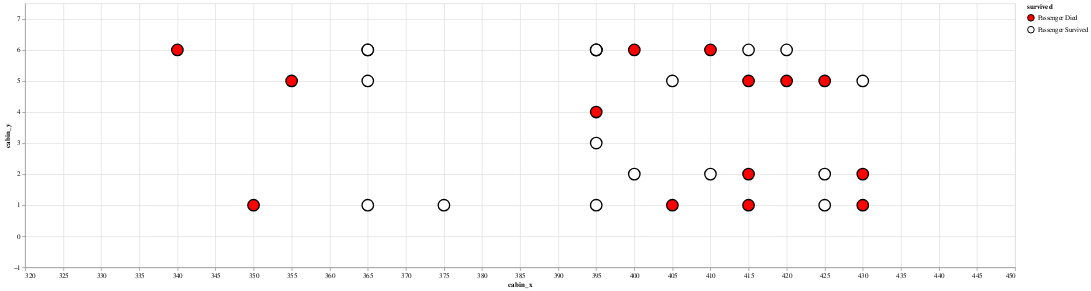

This figure's notebook cell:
### Markdown cell above
#### 3.3 Passenger positions

### Code cell
passenger_plot = alt.Chart(titanic_passengers_by_cabin.reset_index("name")).mark_point(size = 300, stroke = "black", filled = True, opacity = 1).encode(
    alt.X('cabin_x:Q', scale=alt.Scale(domain = [320,450])),
    alt.Y('cabin_y:Q', scale=alt.Scale(domain = [-1,7.5])),
    alt.Color('survived:N', scale=alt.Scale(range = ['red','white']))
).properties(width = 1500, height = 400)

passenger_plot

### Figure 1 — Vega-Lite specification as saved in the notebook (floating-point values rounded to 4 significant figures)
{"$schema": "https://vega.github.io/schema/vega-lite/v3.4.0.json", "config": {"mark": {"tooltip": null}, "view": {"height": 300, "width": 400}}, "data": {"name": "data-edff62d8a14bdd205d92239defb145f7"}, "datasets": {"data-edff62d8a14bdd205d92239defb145f7": [{"age": 36, "boat": "None", "body": "None", "cabin_x": 425, "cabin_y": 5, "deck": "A", "embarked": "C", "fare": 40.12, "home.dest": "Winnipeg, MB", "name": "Ross, Mr. John Hugo", "parch": 0, "pclass": 1, "sex": "male", "sibsp": 0, "survived": "Passenger Died", "ticket": "13049"}, {"age": 33, "boat": "11", "body": "None", "cabin_x": 425, "cabin_y": 1, "deck": "A", "embarked": "C", "fare": 27.72, "home.dest": "Paris, France", "name": "Rosenbaum, Miss. Edith Louise", "parch": 0, "pclass": 1, "sex": "female", "sibsp": 0, "survived": "Passenger Survived", "ticket": "PC 17613"}, {"age": "None", "boat": "None", "body": "None", "cabin_x": 420, "cabin_y": 5, "deck": "A", "embarked": "S", "fare": 52, "home.dest": "Stoughton, MA", "name": "Clifford, Mr. George Quincy", "parch": 0, "pclass": 1, "sex": "male", "sibsp": 0, "survived": "Passenger Died", "ticket": "110465"}, {"age": 48, "boat": "1", "body": "None", "cabin_x": 420, "cabin_y": 6, "deck": "A", "embarked": "C", "fare": 39.6, "home.dest": "London / Paris", "name": "Duff Gordon, Lady. (Lucille Christiana Sutherland) (\"Mrs Morgan\")", "parch": 0, "pclass": 1, "sex": "female", "sibsp": 1, "survived": "Passenger Survived", "ticket": "11755"}, {"age": 39, "boat": "None", "body": 133, "cabin_x": 415, "cabin_y": 5, "deck": "A", "embarked": "C", "fare": 29.7, "home.dest": "Philadelphia, PA", "name": "Dulles, Mr. William Crothers", "parch": 0, "pclass": 1, "sex": "male", "sibsp": 0, "survived": "Passenger Died", "ticket": "PC 17580"}, {"age": "None", "boat": "None", "body": "None", "cabin_x": 415, "cabin_y": 2, "deck": "A", "embarked": "S", "fare": 26, "home.dest": "Streatham, Surrey", "name": "Smith, Mr. Richard William", "parch": 0, "pclass": 1, "sex": "male", "sibsp": 0, "survived": "Passenger Died", "ticket": "113056"}, {"age": 49, "boat": "1", "body": "None", "cabin_x": 415, "cabin_y": 6, "deck": "A", "embarked": "C", "fare": 56.93, "home.dest": "London / Paris", "name": "Duff Gordon, Sir. Cosmo Edmund (\"Mr Morgan\")", "parch": 0, "pclass": 1, "sex": "male", "sibsp": 1, "survived": "Passenger Survived", "ticket": "PC 17485"}, {"age": 41, "boat": "None", "body": "None", "cabin_x": 415, "cabin_y": 1, "deck": "A", "embarked": "S", "fare": 30.5, "home.dest": "Pomeroy, WA", "name": "Brady, Mr. John Bertram", "parch": 0, "pclass": 1, "sex": "male", "sibsp": 0, "survived": "Passenger Died", "ticket": "113054"}, {"age": 80, "boat": "B", "body": "None", "cabin_x": 410, "cabin_y": 2, "deck": "A", "embarked": "S", "fare": 30, "home.dest": "Hessle, Yorks", "name": "Barkworth, Mr. Algernon Henry Wilson", "parch": 0, "pclass": 1, "sex": "male", "sibsp": 0, "survived": "Passenger Survived", "ticket": "27042"}, {"age": 31, "boat": "None", "body": "None", "cabin_x": 410, "cabin_y": 6, "deck": "A", "embarked": "S", "fare": 50.5, "home.dest": "Trenton, NJ", "name": "Roebling, Mr. Washington Augustus II", "parch": 0, "pclass": 1, "sex": "male", "sibsp": 0, "survived": "Passenger Died", "ticket": "PC 17590"}, {"age": 56, "boat": "3", "body": "None", "cabin_x": 405, "cabin_y": 5, "deck": "A", "embarked": "C", "fare": 35.5, "home.dest": "Basel, Switzerland", "name": "Simonius-Blumer, Col. Oberst Alfons", "parch": 0, "pclass": 1, "sex": "male", "sibsp": 0, "survived": "Passenger Survived", "ticket": "13213"}, {"age": 36, "boat": "None", "body": "None", "cabin_x": 405, "cabin_y": 1, "deck": "A", "embarked": "C", "fare": 31.68, "home.dest": "New York, NY", "name": "Evans, Miss. Edith Corse", "parch": 0, "pclass": 1, "sex": "female", "sibsp": 0, "survived": "Passenger Died", "ticket": "PC 17531"}, {"age": 40, "boat": "7", "body": "None", "cabin_x": 400, "cabin_y": 2, "deck": "A", "embarked": "C", "fare": 31, "home.dest": "Glen Ridge, NJ", "name": "Blank, Mr. Henry", "parch": 0, "pclass": 1, "sex": "male", "sibsp": 0, "survived": "Passenger Survived", "ticket": "112277"}, {"age": "None", "boat": "None", "body": "None", "cabin_x": 400, "cabin_y": 6, "deck": "A", "embarked": "S", "fare": 50, "home.dest": "Seattle, WA", "name": "Rood, Mr. Hugh Roscoe", "parch": 0, "pclass": 1, "sex": "male", "sibsp": 0, "survived": "Passenger Died", "ticket": "113767"}, {"age": 53, "boat": "13", "body": "None", "cabin_x": 395, "cabin_y": 6, "deck": "A", "embarked": "S", "fare": 81.86, "home.dest": "San Francisco, CA", "name": "Dodge, Dr. Washington", "parch": 1, "pclass": 1, "sex": "male", "sibsp": 1, "survived": "Passenger Survived", "ticket": "33638"}, {"age": 4, "boat": "5", "body": "None", "cabin_x": 395, "cabin_y": 6, "deck": "A", "embarked": "S", "fare": 81.86, "home.dest": "San Francisco, CA", "name": "Dodge, Master. Washington", "parch": 2, "pclass": 1, "sex": "male", "sibsp": 0, "survived": "Passenger Survived", "ticket": "33638"}, {"age": 54, "boat": "5", "body": "None", "cabin_x": 395, "cabin_y": 6, "deck": "A", "embarked": "S", "fare": 81.86, "home.dest": "San Francisco, CA", "name": "Dodge, Mrs. Washington (Ruth Vidaver)", "parch": 1, "pclass": 1, "sex": "female", "sibsp": 1, "survived": "Passenger Survived", "ticket": "33638"}, {"age": 39, "boat": "None", "body": "None", "cabin_x": 350, "cabin_y": 1, "deck": "A", "embarked": "S", "fare": 0, "home.dest": "Belfast, NI", "name": "Andrews, Mr. Thomas Jr", "parch": 0, "pclass": 1, "sex": "male", "sibsp": 0, "survived": "Passenger Died", "ticket": "112050"}, {"age": 71, "boat": "None", "body": "None", "cabin_x": 430, "cabin_y": 2, "deck": "A", "embarked": "C", "fare": 34.65, "home.dest": "New York, NY", "name": "Goldschmidt, Mr. George B", "parch": 0, "pclass": 1, "sex": "male", "sibsp": 0, "survived": "Passenger Died", "ticket": "PC 17754"}, {"age": 28, "boat": "7", "body": "None", "cabin_x": 430, "cabin_y": 5, "deck": "A", "embarked": "S", "fare": 35.5, "home.dest": "New Britain, CT", "name": "Sloper, Mr. William Thompson", "parch": 0, "pclass": 1, "sex": "male", "sibsp": 0, "survived": "Passenger Survived", "ticket": "113788"}, {"age": 56, "boat": "None", "body": "None", "cabin_x": 430, "cabin_y": 1, "deck": "A", "embarked": "C", "fare": 30.7, "home.dest": "St James, Long Island, NY", "name": "Smith, Mr. James Clinch", "parch": 0, "pclass": 1, "sex": "male", "sibsp": 0, "survived": "Passenger Died", "ticket": "17764"}, {"age": 45, "boat": "7", "body": "None", "cabin_x": 425, "cabin_y": 2, "deck": "A", "embarked": "C", "fare": 29.7, "home.dest": "Paris, France", "name": "Chevre, Mr. Paul Romaine", "parch": 0, "pclass": 1, "sex": "male", "sibsp": 0, "survived": "Passenger Survived", "ticket": "PC 17594"}, {"age": 35, "boat": "3", "body": "None", "cabin_x": 395, "cabin_y": 3, "deck": "B", "embarked": "C", "fare": 512.3, "home.dest": "None", "name": "Lesurer, Mr. Gustave J", "parch": 0, "pclass": 1, "sex": "male", "sibsp": 0, "survived": "Passenger Survived", "ticket": "PC 17755"}, {"age": "None", "boat": "None", "body": "None", "cabin_x": 395, "cabin_y": 4, "deck": "B", "embarked": "S", "fare": 0, "home.dest": "None", "name": "Fry, Mr. Richard", "parch": 0, "pclass": 1, "sex": "male", "sibsp": 0, "survived": "Passenger Died", "ticket": "112058"}, {"age": 36, "boat": "4", "body": "None", "cabin_x": 395, "cabin_y": 1, "deck": "B", "embarked": "C", "fare": 262.4, "home.dest": "None", "name": "Chaudanson, Miss. Victorine", "parch": 0, "pclass": 1, "sex": "female", "sibsp": 0, "survived": "Passenger Survived", "ticket": "PC 17608"}, {"age": 30, "boat": "3", "body": "None", "cabin_x": 375, "cabin_y": 1, "deck": "B", "embarked": "S", "fare": 93.5, "home.dest": "None", "name": "Perreault, Miss. Anne", "parch": 0, "pclass": 1, "sex": "female", "sibsp": 0, "survived": "Passenger Survived", "ticket": "12749"}, {"age": 57, "boat": "None", "body": "None", "cabin_x": 365, "cabin_y": 6, "deck": "B", "embarked": "C", "fare": 146.5, "home.dest": "Paris, France", "name": "Spencer, Mr. William Augustus", "parch": 0, "pclass": 1, "sex": "male", "sibsp": 1, "survived": "Passenger Died", "ticket": "PC 17569"}, {"age": "None", "boat": "6", "body": "None", "cabin_x": 365, "cabin_y": 6, "deck": "B", "embarked": "C", "fare": 146.5, "home.dest": "Paris, France", "name": "Spencer, Mrs. William Augustus (Marie Eugenie)", "parch": 0, "pclass": 1, "sex": "female", "sibsp": 1, "survived": "Passenger Survived", "ticket": "PC 17569"}, {"age": 16, "boat": "8", "body": "None", "cabin_x": 365, "cabin_y": 1, "deck": "B", "embarked": "S", "fare": 86.5, "home.dest": "None", "name": "Maioni, Miss. Roberta", "parch": 0, "pclass": 1, "sex": "female", "sibsp": 0, "survived": "Passenger Survived", "ticket": "110152"}, {"age": 58, "boat": "None", "body": "None", "cabin_x": 365, "cabin_y": 5, "deck": "B", "embarked": "C", "fare": 146.5, "home.dest": "None", "name": "Lurette, Miss. Elise", "parch": 0, "pclass": 1, "sex": "female", "sibsp": 0, "survived": "Passenger Survived", "ticket": "PC 17569"}, {"age": 24, "boat": "None", "body": "None", "cabin_x": 355, "cabin_y": 5, "deck": "B", "embarked": "C", "fare": 79.2, "home.dest": "None", "name": "Giglio, Mr. Victor", "parch": 0, "pclass": 1, "sex": "male", "sibsp": 0, "survived": "Passenger Died", "ticket": "PC 17593"}, {"age": 40, "boat": "None", "body": 110, "cabin_x": 340, "cabin_y": 6, "deck": "B", "embarked": "S", "fare": 0, "home.dest": "None", "name": "Harrison, Mr. William", "parch": 0, "pclass": 1, "sex": "male", "sibsp": 0, "survived": "Passenger Died", "ticket": "112059"}]}, "encoding": {"color": {"field": "survived", "scale": {"range": ["red", "white"]}, "type": "nominal"}, "x": {"field": "cabin_x", "scale": {"domain": [320, 450]}, "type": "quantitative"}, "y": {"field": "cabin_y", "scale": {"domain": [-1, 7.5]}, "type": "quantitative"}}, "height": 400, "mark": {"filled": true, "opacity": 1, "size": 300, "stroke": "black", "type": "point"}, "width": 1500}
